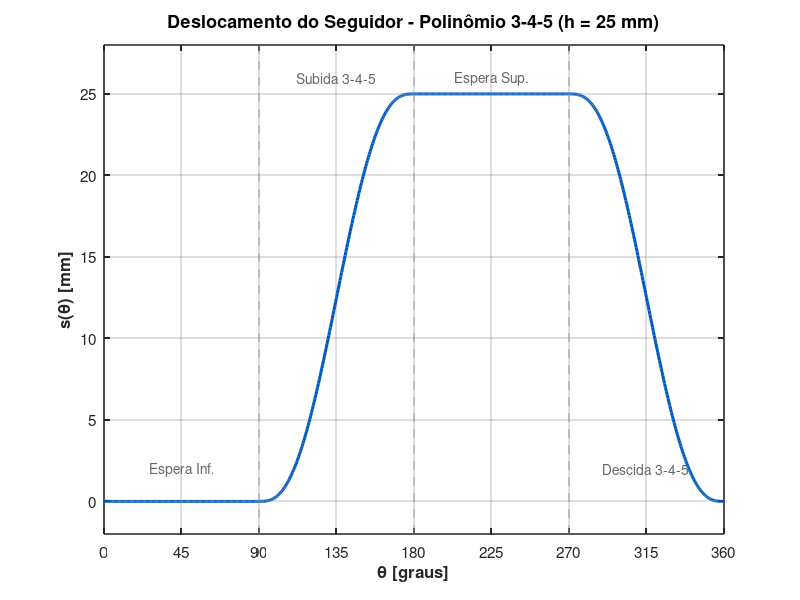
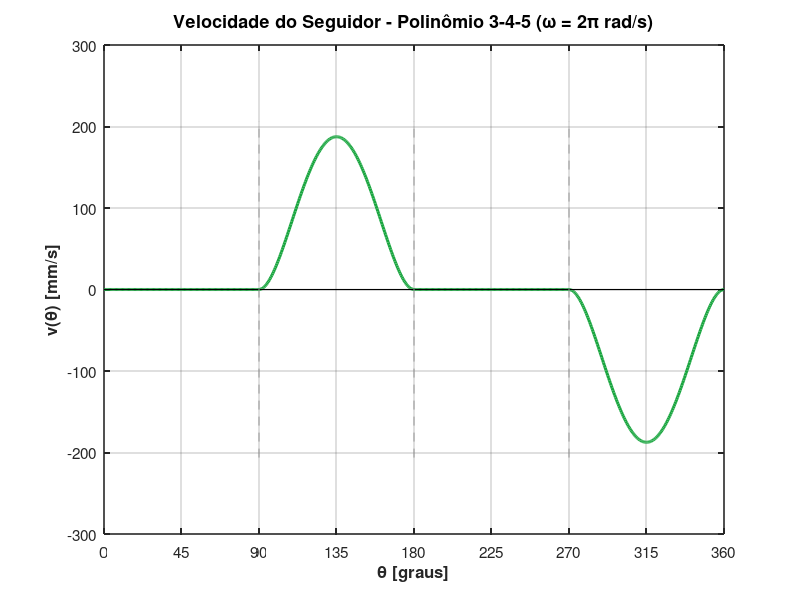
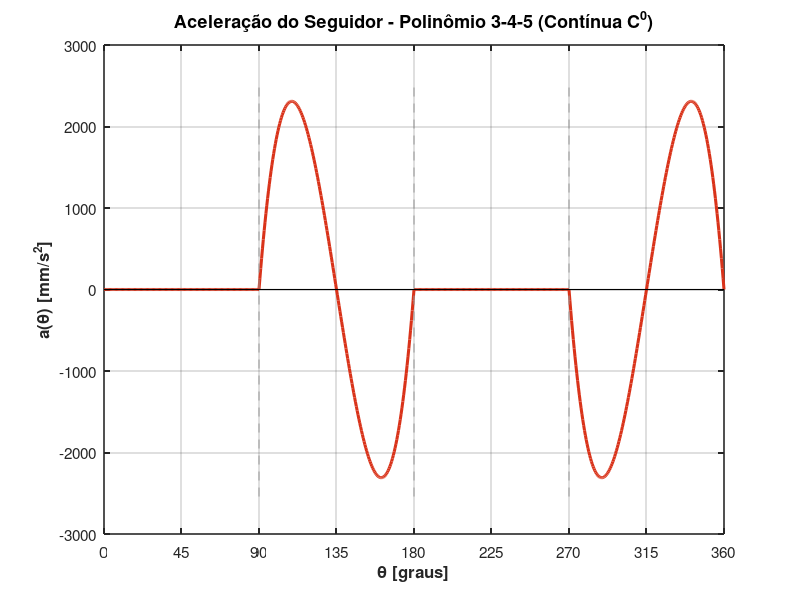
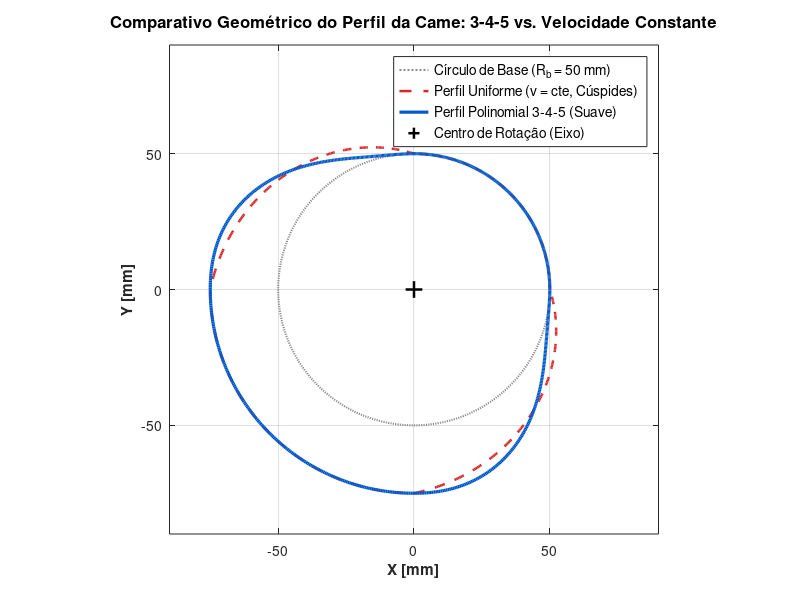

Recreate these plots in MATLAB, in order.
%% Script da Questão 2: Diagramas Cinemáticos (s, v, a, j) e Perfis de Cames Polinomial 3-4-5 vs Uniforme
%% Disciplina: Dinâmica das Máquinas - Prof. Sigeo Kitatani Jr.

clear; close all; clc;
graphics_toolkit('qt');

assets_dir = fullfile(fileparts(mfilename('fullpath')), 'assets');
if ~exist(assets_dir, 'dir')
    mkdir(assets_dir);
end

% -------------------------------------------------------------
% 1. DADOS DE PROJETO
% -------------------------------------------------------------
h = 25.0;            % Elevação do seguidor em mm
n_rpm = 60.0;        % Rotação da came: 1 rev/s = 60 rpm
omega = 2 * pi * 1;  % Velocidade angular (rad/s) = 2*pi rad/s ~ 6.2832 rad/s
Rb = 50.0;           % Raio do círculo de base escolhido (mm)

% Intervalos de cada estágio (90 graus cada = pi/2 radianos)
% Nota: 90 graus = pi/2 rad (um quarto de volta)
beta1 = pi / 2; % 0 a 90: espera inferior
beta2 = pi / 2; % 90 a 180: subida
beta3 = pi / 2; % 180 a 270: espera superior
beta4 = pi / 2; % 270 a 360: descida

% Discretização de 360 pontos (1 ponto por grau)
theta_deg = linspace(0, 360, 721); % 0.5 grau de resolução para gráficos perfeitamente suaves
theta_rad = deg2rad(theta_deg);
N = length(theta_rad);

% Vetores para Polinomial 3-4-5
s_poly = zeros(1, N);
v_poly = zeros(1, N);
a_poly = zeros(1, N);
j_poly = zeros(1, N);

% Vetores para Movimento Uniforme (velocidade constante)
s_uni = zeros(1, N);

% -------------------------------------------------------------
% 2. CÁLCULO CINEMÁTICO COMPLETO AO LONGO DE 360°
% -------------------------------------------------------------
for i = 1:N
    th = theta_rad(i);
    
    % --- POLINOMIAL 3-4-5 ---
    if th <= pi/2
        % Estágio 1: Espera Inferior (0 a 90°)
        s_poly(i) = 0;
        v_poly(i) = 0;
        a_poly(i) = 0;
        j_poly(i) = 0;
        
        s_uni(i)  = 0;
        
    elseif th <= pi
        % Estágio 2: Subida Polinomial 3-4-5 (90° a 180°)
        phi = th - pi/2;
        u = phi / beta2;
        
        s_poly(i) = h * (10*u^3 - 15*u^4 + 6*u^5);
        v_poly(i) = (h * omega / beta2) * (30*u^2 - 60*u^3 + 30*u^4);
        a_poly(i) = (h * omega^2 / (beta2^2)) * (60*u - 180*u^2 + 120*u^3);
        j_poly(i) = (h * omega^3 / (beta2^3)) * (60 - 360*u + 360*u^2);
        
        % Uniforme correspondente
        s_uni(i)  = h * u;
        
    elseif th <= 3*pi/2
        % Estágio 3: Espera Superior (180° a 270°)
        s_poly(i) = h;
        v_poly(i) = 0;
        a_poly(i) = 0;
        j_poly(i) = 0;
        
        s_uni(i)  = h;
        
    else
        % Estágio 4: Descida Polinomial 3-4-5 (270° a 360°)
        phi = th - 3*pi/2;
        u = phi / beta4;
        
        % Norton Eq. Descida 3-4-5: s = h * [1 - (10u^3 - 15u^4 + 6u^5)]
        s_poly(i) = h * (1 - (10*u^3 - 15*u^4 + 6*u^5));
        v_poly(i) = - (h * omega / beta4) * (30*u^2 - 60*u^3 + 30*u^4);
        a_poly(i) = - (h * omega^2 / (beta4^2)) * (60*u - 180*u^2 + 120*u^3);
        j_poly(i) = - (h * omega^3 / (beta4^3)) * (60 - 360*u + 360*u^2);
        
        s_uni(i)  = h * (1 - u);
    end
end

% -------------------------------------------------------------
% 3. GERAÇÃO DOS GRÁFICOS INDIVIDUAIS (ITEM C)
% -------------------------------------------------------------
cor_primaria = [0.0, 0.35, 0.75]; % Azul técnico

% 3.1 Gráfico de Deslocamento
fig_s = figure('visible', 'off', 'position', [100, 100, 750, 420]);
plot(theta_deg, s_poly, 'Color', cor_primaria, 'LineWidth', 2.2);
grid on; set(gca, 'FontSize', 11, 'LineWidth', 1.1);
xlim([0, 360]); set(gca, 'XTick', 0:45:360);
ylim([-2, 28]);
xlabel('\theta [graus]', 'FontSize', 12, 'FontWeight', 'bold');
ylabel('s(\theta) [mm]', 'FontSize', 12, 'FontWeight', 'bold');
title('Deslocamento do Seguidor - Polinômio 3-4-5 (h = 25 mm)', 'FontSize', 13, 'FontWeight', 'bold');
line([90 90], [-2 28], 'Color', [0.6 0.6 0.6], 'LineStyle', '--');
line([180 180], [-2 28], 'Color', [0.6 0.6 0.6], 'LineStyle', '--');
line([270 270], [-2 28], 'Color', [0.6 0.6 0.6], 'LineStyle', '--');
text(45, 2, 'Espera Inf.', 'HorizontalAlignment', 'center', 'FontSize', 10, 'Color', [0.4 0.4 0.4]);
text(135, 26, 'Subida 3-4-5', 'HorizontalAlignment', 'center', 'FontSize', 10, 'Color', [0.4 0.4 0.4]);
text(225, 26, 'Espera Sup.', 'HorizontalAlignment', 'center', 'FontSize', 10, 'Color', [0.4 0.4 0.4]);
text(315, 2, 'Descida 3-4-5', 'HorizontalAlignment', 'center', 'FontSize', 10, 'Color', [0.4 0.4 0.4]);
print(fig_s, fullfile(assets_dir, 'grafico_q2_deslocamento.png'), '-dpng', '-r300');

% 3.2 Gráfico de Velocidade
fig_v = figure('visible', 'off', 'position', [100, 100, 750, 420]);
plot(theta_deg, v_poly, 'Color', [0.1, 0.65, 0.25], 'LineWidth', 2.2);
grid on; set(gca, 'FontSize', 11, 'LineWidth', 1.1);
xlim([0, 360]); set(gca, 'XTick', 0:45:360);
xlabel('\theta [graus]', 'FontSize', 12, 'FontWeight', 'bold');
ylabel('v(\theta) [mm/s]', 'FontSize', 12, 'FontWeight', 'bold');
title('Velocidade do Seguidor - Polinômio 3-4-5 (\omega = 2\pi rad/s)', 'FontSize', 13, 'FontWeight', 'bold');
line([0 360], [0 0], 'Color', 'k', 'LineWidth', 0.8);
line([90 90], [min(v_poly)*1.1 max(v_poly)*1.1], 'Color', [0.6 0.6 0.6], 'LineStyle', '--');
line([180 180], [min(v_poly)*1.1 max(v_poly)*1.1], 'Color', [0.6 0.6 0.6], 'LineStyle', '--');
line([270 270], [min(v_poly)*1.1 max(v_poly)*1.1], 'Color', [0.6 0.6 0.6], 'LineStyle', '--');
print(fig_v, fullfile(assets_dir, 'grafico_q2_velocidade.png'), '-dpng', '-r300');

% 3.3 Gráfico de Aceleração
fig_a = figure('visible', 'off', 'position', [100, 100, 750, 420]);
plot(theta_deg, a_poly, 'Color', [0.85, 0.2, 0.1], 'LineWidth', 2.2);
grid on; set(gca, 'FontSize', 11, 'LineWidth', 1.1);
xlim([0, 360]); set(gca, 'XTick', 0:45:360);
xlabel('\theta [graus]', 'FontSize', 12, 'FontWeight', 'bold');
ylabel('a(\theta) [mm/s^2]', 'FontSize', 12, 'FontWeight', 'bold');
title('Aceleração do Seguidor - Polinômio 3-4-5 (Contínua C^0)', 'FontSize', 13, 'FontWeight', 'bold');
line([0 360], [0 0], 'Color', 'k', 'LineWidth', 0.8);
line([90 90], [min(a_poly)*1.1 max(a_poly)*1.1], 'Color', [0.6 0.6 0.6], 'LineStyle', '--');
line([180 180], [min(a_poly)*1.1 max(a_poly)*1.1], 'Color', [0.6 0.6 0.6], 'LineStyle', '--');
line([270 270], [min(a_poly)*1.1 max(a_poly)*1.1], 'Color', [0.6 0.6 0.6], 'LineStyle', '--');
print(fig_a, fullfile(assets_dir, 'grafico_q2_aceleracao.png'), '-dpng', '-r300');

% -------------------------------------------------------------
% 4. COMPARATIVO POLAR DE PERFIL: 3-4-5 vs UNIFORME (ITEM D)
% -------------------------------------------------------------
% Para seguidor de face plana (translating flat-faced follower):
% Coordenadas de contato do came com face plana perfeitamente radial (Norton Seção 8.7):
% Raio r(theta) = Rb + s(theta)
% Parâmetro de contato lateral: l = v(theta) / omega = ds/dtheta
% No entanto, para traçado do perfil geométrico polar base direto:
% r_poly = Rb + s_poly
% r_uni  = Rb + s_uni

r_poly = Rb + s_poly;
r_uni  = Rb + s_uni;

% Conversão cartesiana para plotagem clara
x_poly = r_poly .* cos(theta_rad);
y_poly = r_poly .* sin(theta_rad);

x_uni = r_uni .* cos(theta_rad);
y_uni = r_uni .* sin(theta_rad);

% Círculo de base (Rb = 50 mm)
x_base = Rb * cos(theta_rad);
y_base = Rb * sin(theta_rad);

% Configuração da figura polar
fig_cam = figure('visible', 'off', 'position', [100, 100, 850, 750]);
hold on; box on; grid on; axis equal;

plot(x_base, y_base, 'Color', [0.55, 0.55, 0.55], 'LineStyle', ':', 'LineWidth', 1.5, 'DisplayName', sprintf('Círculo de Base (R_b = %d mm)', Rb));
plot(x_uni, y_uni, 'Color', [0.85, 0.15, 0.15], 'LineStyle', '--', 'LineWidth', 1.8, 'DisplayName', 'Perfil Uniforme (v = cte, Cúspides)');
plot(x_poly, y_poly, 'Color', [0.0, 0.35, 0.8], 'LineWidth', 2.3, 'DisplayName', 'Perfil Polinomial 3-4-5 (Suave)');

% Centro do came
plot(0, 0, 'k+', 'MarkerSize', 12, 'LineWidth', 1.8, 'DisplayName', 'Centro de Rotação (Eixo)');

legend('Location', 'northeast', 'FontSize', 10);
title('Comparativo Geométrico do Perfil da Came: 3-4-5 vs. Velocidade Constante', 'FontSize', 12, 'FontWeight', 'bold');
xlabel('X [mm]', 'FontSize', 11, 'FontWeight', 'bold');
ylabel('Y [mm]', 'FontSize', 11, 'FontWeight', 'bold');
xlim([-90, 90]);
ylim([-90, 90]);

print(fig_cam, fullfile(assets_dir, 'grafico_q2_comparativo_came.png'), '-dpng', '-r300');

fprintf('Todos os gráficos da Questão 2 gerados com sucesso em 300 DPI!\n');
